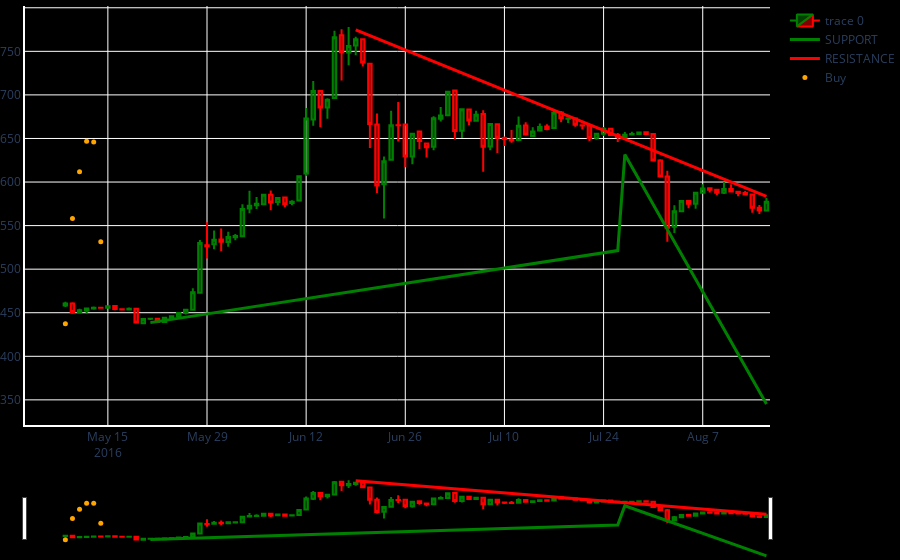

Notebook code cell kept with this figure:
### Markdown cell above
УРТ ХУГАЦААГААР ХАРАХ ХЭСЭГ

### Code cell
# with indicator
# df = data
# df['resistance'] = np.nan
# df['support'] = np.nan
# # plt.plot(df.index, df.Close)
# # plt.show()
# # ===== Calculate Channel ====
# resistance(df)
# support(df)
# plot_df(df)
# ===== PLOTLY =====
import plotly.graph_objects as go
fig = go.Figure(data=[go.Candlestick(x=df.index,
                                    open=df['Open'],
                                    high=df['High'],
                                    low=df['Low'],
                                    close=df['Close'],
                                    increasing_line_color='green',
                                    decreasing_line_color='red'),
                                    go.Scatter(x=df.index, y=df['support'], line=dict(color="green", width=3), name="SUPPORT"),
                                    go.Scatter(x=df.index, y=df['resistance'], line=dict(color='red', width=3), name="RESISTANCE"),
                                    go.Scatter(x=df.index, y=supports, mode="markers", marker=dict(size=5, color="Orange"), name="Buy")])

fig.update(layout_xaxis_rangeslider_visible=True)
fig.update_layout(paper_bgcolor="black", plot_bgcolor="black", margin_l=0, margin_b=0, margin_r=0, margin_t=0)
fig.update_xaxes(showline=True, linewidth=2, linecolor='white', gridcolor='white')
fig.update_yaxes(showline=True, linewidth=2, linecolor='white', gridcolor='white')
fig.show()
